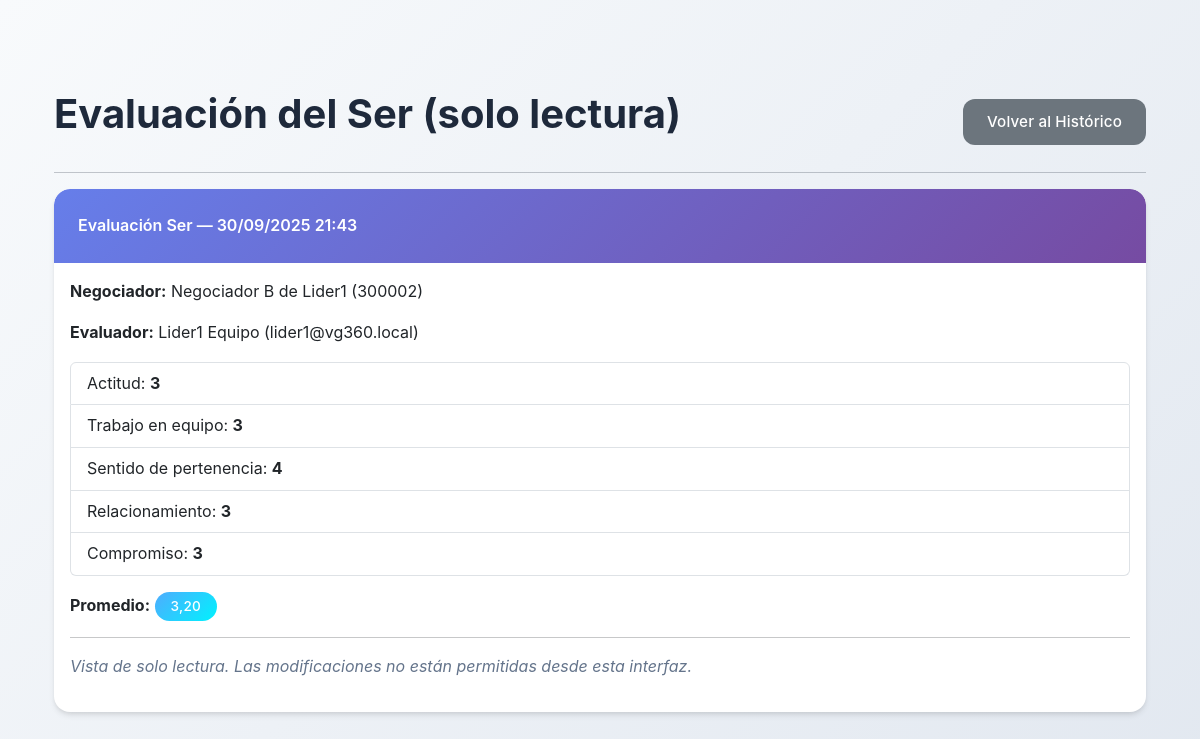
/administrativo/ser-evaluation/2/ (signed in), run on the app's committed database.
### accounts/models.py (models this page shows, shortened)
class SerEvaluation(models.Model):
    negotiator = models.ForeignKey('Negotiator', on_delete=models.CASCADE, related_name='ser_evaluations')
    evaluator = models.ForeignKey(User, on_delete=models.CASCADE)
    date = models.DateTimeField(auto_now_add=True)
    actitud = models.PositiveSmallIntegerField()
    trabajo_en_equipo = models.PositiveSmallIntegerField()
    sentido_pertenencia = models.PositiveSmallIntegerField()
    relacionamiento = models.PositiveSmallIntegerField()
    compromiso = models.PositiveSmallIntegerField()
    @property
    def promedio(self):
        return round((
            self.actitud +
            self.trabajo_en_equipo +
            self.sentido_pertenencia +
            self.relacionamiento +
            self.compromiso
        ) / 5.0, 2)

class Negotiator(models.Model):
    leader = models.ForeignKey(
        User,
        on_delete=models.CASCADE,
        related_name='negotiators',
        limit_choices_to={'role': 'lider'}
    )
    name = models.CharField(max_length=255)
    cedula = models.CharField(max_length=12, unique=True)

class User(AbstractBaseUser, PermissionsMixin):
    cedula_validator = RegexValidator(
        regex=r'^\d{5,12}$',
        message='La cédula debe tener entre 5 y 12 dígitos numéricos.'
    )
    cedula = models.CharField(
        max_length=12,
        unique=True,
        validators=[cedula_validator],
        primary_key=True,
        help_text='Documento de identidad'
    )
    email = models.EmailField(max_length=255, unique=True)
    first_name = models.CharField(max_length=255, blank=True)
    last_name = models.CharField(max_length=255, blank=True)
    is_active = models.BooleanField(default=True)
    is_staff = models.BooleanField(default=False)
    ROLE_CHOICES = (
        ('lider', 'Líder'),
        ('administrativo', 'Administrativo'),
    )
    role = models.CharField(max_length=20, choices=ROLE_CHOICES, default='administrativo')
    objects = UserManager()
    USERNAME_FIELD = 'email'
    REQUIRED_FIELDS = ['cedula']

### accounts/views.py (the view)
# urls.py: path('administrativo/ser-evaluation/<int:pk>/', views.admin_ser_evaluation_detail, name='admin_ser_evaluation_detail'),
@login_required
def admin_ser_evaluation_detail(request, pk):
    if request.user.role != 'administrativo' and not request.user.is_superuser:
        return redirect('profile')
    ser_eval = get_object_or_404(SerEvaluation, pk=pk)
    if request.method == 'POST':
        messages.warning(request, 'Esta evaluación (Ser) es de solo lectura para administradores y no puede modificarse aquí.')
    context = {
        'ser_eval': ser_eval,
    }
    return render(request, 'accounts/admin_ser_evaluation_detail.html', context)

### templates/accounts/admin_ser_evaluation_detail.html (shortened to what this page needs)
{% extends 'base.html' %}
{% block content %}
<div class="container mt-4">
  <div class="d-flex justify-content-between align-items-center">
    <h1>Evaluación del Ser (solo lectura)</h1>
    <a href="{% url 'historico_evaluaciones' %}" class="btn btn-secondary">Volver al Histórico</a>
  </div>
  <hr/>
  <div class="card">
    <div class="card-header">Evaluación Ser — {{ ser_eval.date|date:'d/m/Y H:i' }}</div>
    <div class="card-body">
      <p><strong>Negociador:</strong> {{ ser_eval.negotiator.name }} ({{ ser_eval.negotiator.cedula }})</p>
      <p><strong>Evaluador:</strong> {{ ser_eval.evaluator.first_name }} {{ ser_eval.evaluator.last_name }} ({{ ser_eval.evaluator.email }})</p>
      <ul class="list-group mb-3">
        <li class="list-group-item">Actitud: <strong>{{ ser_eval.actitud }}</strong></li>
        <li class="list-group-item">Trabajo en equipo: <strong>{{ ser_eval.trabajo_en_equipo }}</strong></li>
        <li class="list-group-item">Sentido de pertenencia: <strong>{{ ser_eval.sentido_pertenencia }}</strong></li>
        <li class="list-group-item">Relacionamiento: <strong>{{ ser_eval.relacionamiento }}</strong></li>
        <li class="list-group-item">Compromiso: <strong>{{ ser_eval.compromiso }}</strong></li>
      </ul>
      <p><strong>Promedio:</strong> <span class="badge bg-info">{{ ser_eval.promedio|floatformat:2 }}</span></p>
      <hr/>
      <p class="text-muted"><em>Vista de solo lectura. Las modificaciones no están permitidas desde esta interfaz.</em></p>
    </div>
  </div>
</div>
{% endblock %}

### templates/base.html (style rules this page uses)
:root { --primary-color: #667eea; --primary-dark: #5568d3; --primary-light: #8b9aee; --secondary-color: #764ba2; --success-color: #56ab2f; --success-light: #a8e6cf; --warning-color: #ffa726; --warning-dark: #ff7043; --danger-color: #ff6b6b; --danger-dark: #ee5a24; --info-color: #4facfe; --info-light: #00f2fe; --light-bg: #f8fafc; --card-bg: #ffffff; --text-dark: #1e293b; --text-muted: #64748b; --border-color: #e2e8f0; --card-shadow: 0 4px 6px -1px rgba(0, 0, 0, 0.1), 0 2px 4px -1px rgba(0, 0, 0, 0.06); --card-shadow-hover: 0 20px 25px -5px rgba(0, 0, 0, 0.1), 0 10px 10px -5px rgba(0, 0, 0, 0.04); --card-shadow-lg: 0 10px 15px -3px rgba(0, 0, 0, 0.1), 0 4px 6px -2px rgba(0, 0, 0, 0.05); }
* { box-sizing: border-box; }
body { background: linear-gradient(135deg, #f8fafc 0%, #e2e8f0 100%); font-family: 'Inter', 'Segoe UI', Tahoma, Geneva, Verdana, sans-serif; min-height: 100vh; color: var(--text-dark); line-height: 1.6; }
.container { padding-top: 2rem; padding-bottom: 2rem; }
.card { border: none; border-radius: 16px; box-shadow: var(--card-shadow); transition: all 0.3s cubic-bezier(0.4, 0, 0.2, 1); background: var(--card-bg); overflow: hidden; }
.card-header { background: linear-gradient(135deg, var(--primary-color) 0%, var(--secondary-color) 100%); color: white; border-radius: 16px 16px 0 0 !important; padding: 1.5rem; border: none; font-weight: 600; }
.btn { border-radius: 12px; padding: 0.75rem 1.5rem; font-weight: 500; transition: all 0.3s cubic-bezier(0.4, 0, 0.2, 1); border: none; font-size: 0.95rem; letter-spacing: 0.01em; }
.badge { padding: 0.5rem 1rem; border-radius: 20px; font-weight: 500; font-size: 0.85rem; letter-spacing: 0.02em; }
.badge.bg-info { background: linear-gradient(135deg, var(--info-color) 0%, var(--info-light) 100%) !important; }
h1, h2, h3, h4, h5, h6 { color: var(--text-dark); font-weight: 700; line-height: 1.3; margin-bottom: 1rem; }
.text-muted { color: var(--text-muted) !important; }
.card, .alert, .dashboard-stat { animation: fadeIn 0.5s ease-out; }

### data on the page
SerEvaluation: date "30/09/2025 21:43", negotiator.name "Negociador B de Lider1", negotiator.cedula "300002", evaluator.first_name "Lider1", evaluator.last_name "Equipo", evaluator.email "lider1@vg360.local", actitud "3", trabajo_en_equipo "3", sentido_pertenencia "4", relacionamiento "3", compromiso "3", promedio "3,20"
